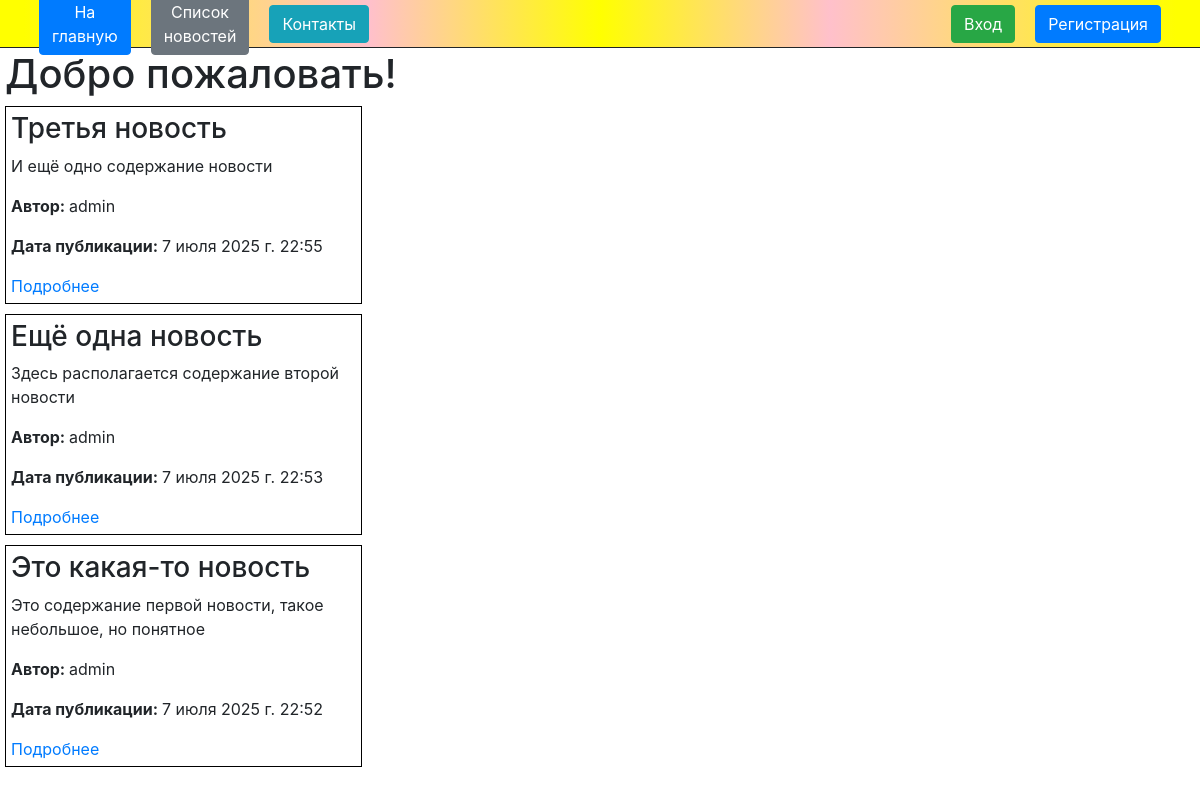
The page / on the database its author committed.
### news_app/models.py (models this page shows, shortened)
class News(models.Model):
    title = models.CharField(max_length=200)
    content = models.TextField()
    author = models.ForeignKey(User, on_delete=models.CASCADE)
    pub_date = models.DateTimeField(auto_now_add=True)
    image = models.ImageField(upload_to='news_images/', null=True, blank=True)

### news_app/views.py (the view)
# urls.py: path('', views.index, name='index'),
def index(request):
    latest_news = News.objects.order_by('-pub_date')[:3]
    return render(request, 'news_app/index.html', {'latest_news': latest_news})

### news_app/templates/news_app/index.html (shortened to what this page needs)
{% extends "news_app/base.html" %}
{% load static %}
{% block content %}
    <div style="padding: 5px;">
        <h1>Добро пожаловать!</h1>
        <div class="latest-news">
            {% for news in latest_news %}
                <div class="news-item" style="border: 1px solid black; margin-bottom: 10px; width: 30%; padding: 5px;">
                    <h3>{{ news.title }}</h3>
                    <p>{{ news.content|truncatewords:20 }}</p>
                    <p><strong>Автор: </strong>{{ news.author }}</p>
                    <p><strong>Дата публикации: </strong>{{ news.pub_date }}</p>
                    <a href="/news/{{ news.id }}">Подробнее</a>
                </div>
            {% endfor %}
        </div>
    </div>
{% endblock %}

### news_app/templates/news_app/base.html (shortened to what this page needs)
{% load static %}
<!DOCTYPE html>
<html lang="en">
<head>
    <link rel="stylesheet" href="https://cdnjs.cloudflare.com/ajax/libs/twitter-bootstrap/4.6.1/css/bootstrap.min.css"
>
    <link rel="stylesheet" href="https://use.fontawesome.com/releases/v5.8.2/css/all.css">
    <link rel="stylesheet" href="{% static 'news_app/css/base.css' %}">
</head>
<body>
    <div class="header">
        <div class="left_side">
            <a class="btn btn-primary" href="{% url 'index' %}">На главную</a>
            <a class="btn btn-secondary" href="{% url 'news_list' %}">Список новостей</a>
            <a class="btn btn-info" href="{% url 'contacts' %}">Контакты</a>
        </div>
        <div class="middle">
        </div>
        <div class="right_side">
            {% if user.is_authenticated %}
                {% if user.is_superuser or user.is_staff %}
                    <a class="btn btn-dark" href="{% url 'admin:index' %}"><i class="fa fa-cog"></i></a>
                {% endif %}
                <form class="log_out_form" action="{% url 'logout' %}" method="post">
                    {% csrf_token %}
                    <button type="submit" class="btn btn-danger"><i class="fa fa-sign-out-alt"></i>Выход</button>
                </form>
            {% else %}
                <a class="btn btn-success" href="{% url 'login' %}">Вход</a>
                <a class="btn btn-primary" href="{% url 'register' %}">Регистрация</a>
            {% endif %}
        </div>
    </div>
    <div style="height: 45px;"></div>
    {% block content %}
    {% endblock %}
</body>
</html>

### static/news_app/css/base.css (style rules this page uses)
.header { position: fixed; width: 100%; border-bottom: 1px solid; z-index: 1; height: 6%; display: flex; background: yellow; padding: 0 2% 0 2%; }
.left_side, .right_side, .middle { padding: 5px; display: flex; align-items: center; }
.left_side { width: 30%; background: linear-gradient(90deg, yellow, pink); }
.right_side { width: 30%; justify-content: flex-end; background: linear-gradient(-90deg, yellow, pink); }
.middle { width: 40%; justify-content: center; background: linear-gradient(90deg, pink, yellow, pink); }
.btn, .log_out_form { margin: 0 10px 0 10px; }

### rows shown on the page
News: title "Третья новость", content "И ещё одно содержание новости", author "admin", pub_date "7 июля 2025 г. 22:55"
News: title "Ещё одна новость", content "Здесь располагается содержание второй новости", author "admin", pub_date "7 июля 2025 г. 22:53"
News: title "Это какая-то новость", content "Это содержание первой новости, такое небольшое, но понятное", author "admin", pub_date "7 июля 2025 г. 22:52"
